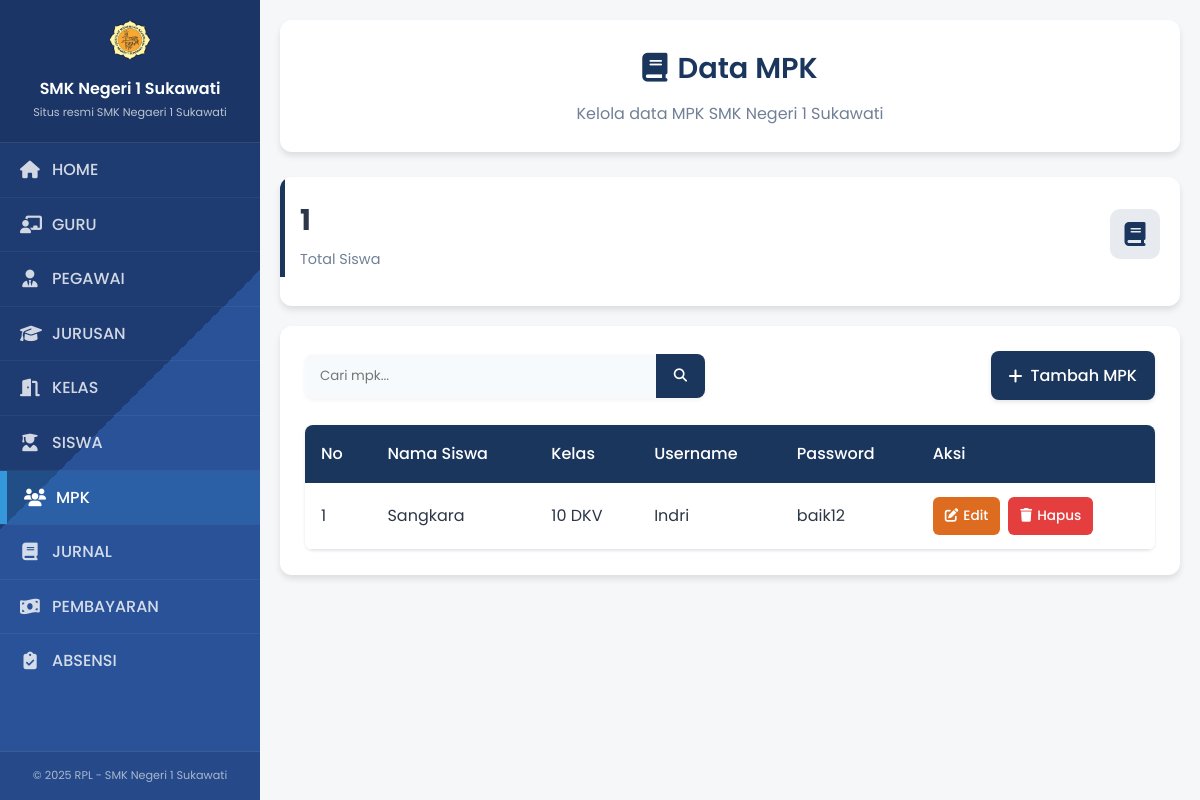
Screenshot of /admin/index.php?page=mpk with the database file from the repository.
### tables this page shows
CREATE TABLE `mpk` (
  `id_mpk` int NOT NULL,
  `id_siswa` int NOT NULL,
  `id_kelas` int NOT NULL,
  `username` varchar(20) NOT NULL,
  `password` varchar(35) NOT NULL
);

CREATE TABLE `siswa` (
  `id_siswa` int NOT NULL,
  `nama_siswa` varchar(50) NOT NULL,
  `no_absen` int NOT NULL,
  `tgl_lahir` date NOT NULL,
  `alamat` text NOT NULL,
  `telp` varchar(20) NOT NULL,
  `nis` int NOT NULL,
  `nisn` varchar(20) NOT NULL,
  `id_kelas` int NOT NULL
);

CREATE TABLE `kelas` (
  `id_kelas` int NOT NULL,
  `nama_kelas` varchar(50) NOT NULL,
  `id_guru` int NOT NULL,
  `id_jurusan` int NOT NULL
);

### admin/mpk.php (the view, shortened to what this page needs)
<!DOCTYPE html>
<html lang="id">
<head>
    <link rel="stylesheet" href="https://cdnjs.cloudflare.com/ajax/libs/font-awesome/6.4.0/css/all.min.css">
    <link rel="stylesheet" href="css_admin/jurusan.css">
</head>
<body>
    <div class="container">
        <div class="page-header">
            <h2><i class="fas fa-book"></i>Data MPK</h2>
            <p>Kelola data MPK SMK Negeri 1 Sukawati</p>
        </div>
        <?php
        include "../koneksi.php";
        $total_mpk = mysqli_query($koneksi, "SELECT COUNT(*) as total FROM mpk");
        $total_data = mysqli_fetch_assoc($total_mpk);
        $cari = "";
        if (isset($_GET['cari']) && $_GET['cari'] != "") {
            $cari = $_GET['cari'];
            $result = mysqli_query($koneksi, "SELECT * FROM mpk, siswa, kelas
                                             WHERE mpk.id_siswa=siswa.id_siswa
                                              AND mpk.id_kelas=kelas.id_kelas
                                             AND nama_siswa
                                             LIKE '%$cari%'
                                             ORDER BY id_mpk DESC");
        } else {
            $result = mysqli_query($koneksi, "SELECT * FROM mpk, siswa, kelas
                                             WHERE mpk.id_siswa=siswa.id_siswa
                                              AND mpk.id_kelas=kelas.id_kelas
                                                AND nama_siswa
                                             LIKE '%$cari%'
                                             ORDER BY id_mpk DESC");
        }
        ?>
        <div class="stats-grid">
            <div class="stats-card primary">
                <div class="stats-card-header">
                    <div>
                        <div class="stats-card-value"><?php echo $total_data['total']; ?></div>
                        <div class="stats-card-title">Total Siswa</div>
                    </div>
                    <div class="stats-card-icon">
                        <i class="fas fa-book"></i>
                    </div>
                </div>
            </div>
        <div class="content-container">
            <div class="action-bar">
                <form class="search-form" method="get" action="">
                    <input type="search" name="cari" placeholder="Cari mpk..." value="<?= htmlspecialchars($cari) ?>">
                    <button type="submit"><i class="fas fa-search"></i></button>
                </form>
                <a href="mpk_tambah.php" class="btn-primary">
                    <i class="fas fa-plus"></i>Tambah MPK
                </a>
            </div>
            <div class="table-container">
                <table class="data-table">
                    <thead>
                        <tr>
                            <th>No</th>
                            <th>Nama Siswa</th>
                            <th>Kelas</th>
                            <th>Username</th>
                            <th>Password</th>
                            <th>Aksi</th>
                        </tr>
                    </thead>
                    <tbody>
                    <?php
                    $no = 1;
                    if (mysqli_num_rows($result) > 0) {
                        while ($row = mysqli_fetch_assoc($result)) { ?>
                            <tr>
                                <td data-label="No"><?= $no++ ?></td>
                                <td data-label="Nama Siswa"><?= $row['nama_siswa'] ?></td>
                                <td data-label="Kelas"><?= $row['nama_kelas'] ?></td>
                                 <td data-label="Username"><?= $row['username'] ?></td>
                                  <td data-label="Password"><?= $row['password'] ?></td>
                                <td data-label="Aksi">
                                    <div class="btn-group">
                                        <a href="mpk_edit.php?id=<?= $row['id_mpk'] ?>" class="btn-warning">
                                            <i class="fas fa-edit"></i> Edit
                                        </a>
                                        <a href="mpk_hapus.php?id=<?= $row['id_mpk'] ?>"
                                           class="btn-danger"
                                           onclick="return confirm('Yakin ingin menghapus MPK ini?')">
                                            <i class="fas fa-trash"></i> Hapus
                                        </a>
                                    </div>
                                </td>
                            </tr>
                    <?php }
                    } ?>
                    </tbody>
                </table>
            </div>
        </div>
    </div>
</body>
</html>

### admin/css_admin/style.css (style rules this page uses)
* { margin: 0; padding: 0; box-sizing: border-box; font-family: 'Segoe UI', Tahoma, Geneva, Verdana, sans-serif; }
body { background-color: #f8f9fa; color: #333; display: flex; min-height: 100vh; }
.stats-grid { display: grid; gap: 20px; margin-bottom: 30px; }
.stats-card { background: var(--white); border-radius: 12px; padding: 20px; box-shadow: var(--shadow); transition: var(--transition); position: relative; overflow: hidden; }
.stats-card::before { content: ''; position: absolute; top: 0; left: 0; width: 5px; height: 100px; }
.stats-card.primary::before { background: var(--primary); }
.stats-card-header { display: flex; align-items: center; justify-content: space-between; margin-bottom: 15px; }
.stats-card-icon { width: 50px; height: 50px; border-radius: 10px; display: flex; align-items: center; justify-content: center; font-size: 1.5rem; }
.stats-card.primary .stats-card-icon { background: rgba(26, 54, 93, 0.1); color: var(--primary); }
.stats-card-value { font-size: 1.8rem; font-weight: 700; margin-bottom: 5px; }
.stats-card-title { color: var(--gray); font-size: 0.9rem; }

### rows the page displays
mpk: id_siswa.nama_siswa "Sangkara", id_kelas.nama_kelas "10 DKV", username "Indri", password "baik12"

### other values shown
$total_data['total'] "1"
